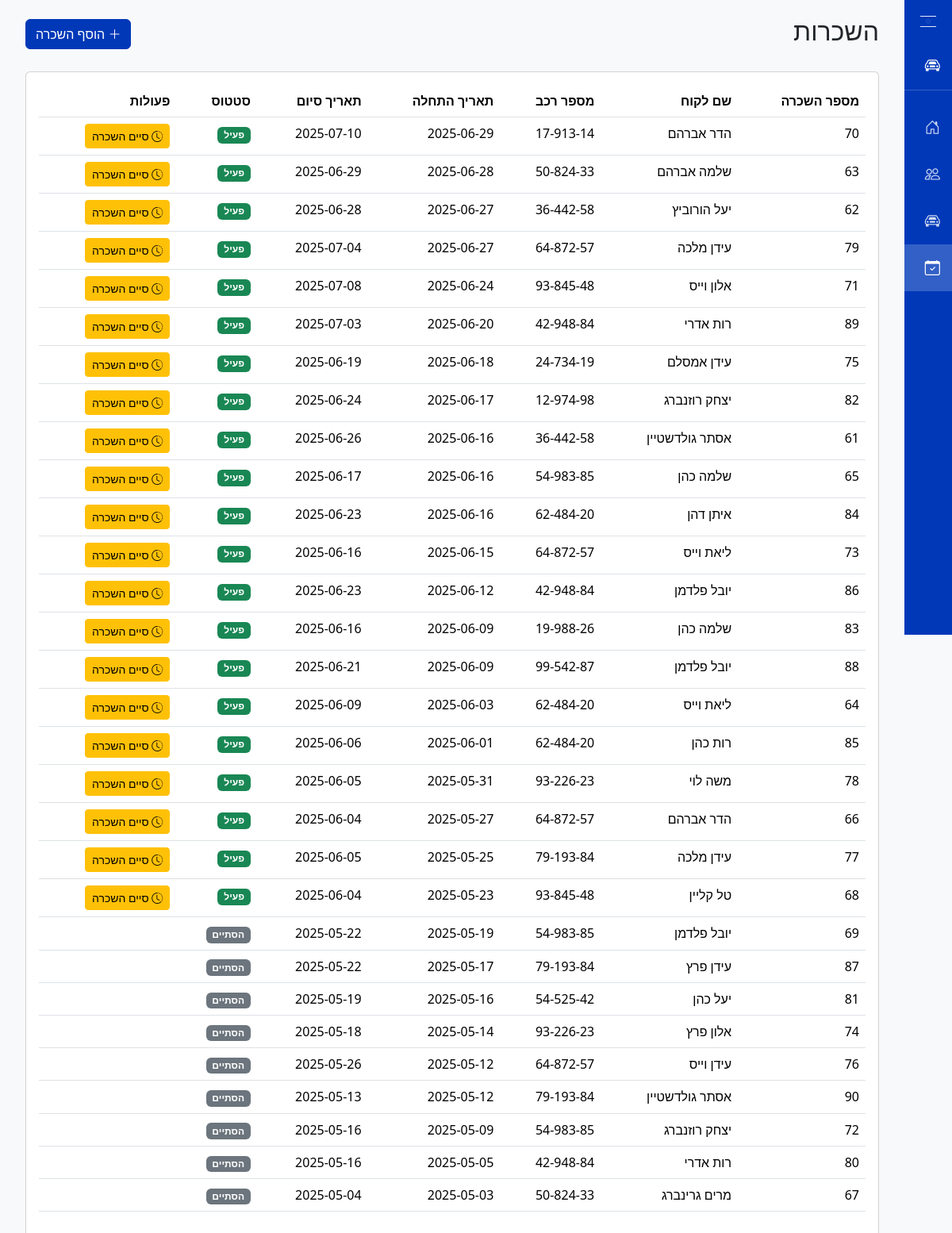
The page /rentals on the database its author committed.
### tables this page shows
CREATE TABLE Rental (
    rentalId INTEGER PRIMARY KEY AUTOINCREMENT,
    customerId TEXT,
    vehicleId TEXT,
    startDate DATE NOT NULL,
    endDate DATE NOT NULL,
    totalPrice FLOAT,
    status TEXT DEFAULT 'active' CHECK (status IN ('active', 'completed', 'pending')),
    FOREIGN KEY (customerId) REFERENCES Customer(id),
    FOREIGN KEY (vehicleId) REFERENCES Vehicle(licensePlate)
);

CREATE TABLE Customer (
    id TEXT PRIMARY KEY,
    name TEXT NOT NULL,
    phone TEXT,
    email TEXT
);

CREATE TABLE Vehicle (
    licensePlate TEXT PRIMARY KEY,
    brand TEXT NOT NULL,
    model TEXT NOT NULL,
    status TEXT DEFAULT 'available' CHECK (status IN ('available', 'rented'))
);

### app.py (the view)
@app.route('/rentals')
def rentals():
    rentals_list = get_rentals()
    today = date.today().isoformat()
    return render_template('rentals.html', rentals=rentals_list, today=today)

### app.py (called while the page is built)
def get_rentals():
    conn = sqlite3.connect("rental_system.db")
    c = conn.cursor()
    c.execute("""
        SELECT r.rentalId, c.name, v.licensePlate, r.startDate, r.endDate
        FROM Rental r
        JOIN Customer c ON r.customerId = c.id
        JOIN Vehicle v ON r.vehicleId = v.licensePlate
        ORDER BY r.startDate DESC
    """)
    rentals = c.fetchall()
    conn.close()
    return rentals

### templates/rentals.html (shortened to what this page needs)
{% extends "layout.html" %}
{% block content %}
<div class="row mb-4">
    <div class="col-12">
        <div class="d-flex justify-content-between align-items-center">
            <h2>השכרות</h2>
            <button type="button" class="btn btn-primary" data-bs-toggle="modal" data-bs-target="#addRentalModal">
                <i class="bi bi-plus-lg"></i> הוסף השכרה
            </button>
        </div>
    </div>
</div>
<div class="row">
    <div class="col-12">
        <div class="card">
            <div class="card-body">
                <div class="table-responsive">
                    <table class="table">
                        <thead>
                            <tr>
                                <th>מספר השכרה</th>
                                <th>שם לקוח</th>
                                <th>מספר רכב</th>
                                <th>תאריך התחלה</th>
                                <th>תאריך סיום</th>
                                <th>סטטוס</th>
                                <th>פעולות</th>
                            </tr>
                        </thead>
                        <tbody>
                            {% for rental in rentals %}
                            <tr>
                                <td>{{ rental[0] }}</td>
                                <td>{{ rental[1] }}</td>
                                <td>{{ rental[2] }}</td>
                                <td>{{ rental[3] }}</td>
                                <td>{{ rental[4] }}</td>
                                <td>
                                    <span class="badge {% if rental[4] >= today %}bg-success{% else %}bg-secondary{% endif %}">
                                        {{ 'פעיל' if rental[4] >= today else 'הסתיים' }}
                                    </span>
                                </td>
                                <td>
                                    {% if rental[4] >= today %}
                                    <form action="{{ url_for('end_rental') }}" method="POST" style="display: inline;">
                                        <button type="submit" class="btn btn-sm btn-warning" onclick="return confirm('האם אתה בטוח שברצונך לסיים השכרה זו?')">
                                            <i class="bi bi-clock-history"></i> סיים השכרה
                                        </button>
                                    </form>
                                    {% endif %}
                                </td>
                            </tr>
                            {% endfor %}
                        </tbody>
                    </table>
                </div>
            </div>
        </div>
    </div>
</div>
{% endblock %}

### templates/layout.html (style rules this page uses)
:root { --israel-blue: #0038B8; }
body { min-height: 100vh; background-color: #f8f9fa; }
.btn-primary { background-color: var(--israel-blue); border-color: var(--israel-blue); }

### rows shown on the page
Rental: rentalId "70", name "הדר אברהם", licensePlate "17-913-14", startDate "2025-06-29", endDate "2025-07-10", endDate "פעיל"
Rental: rentalId "63", name "שלמה אברהם", licensePlate "50-824-33", startDate "2025-06-28", endDate "2025-06-29", endDate "פעיל"
Rental: rentalId "62", name "יעל הורוביץ", licensePlate "36-442-58", startDate "2025-06-27", endDate "2025-06-28", endDate "פעיל"
Rental: rentalId "79", name "עידן מלכה", licensePlate "64-872-57", startDate "2025-06-27", endDate "2025-07-04", endDate "פעיל"
Rental: rentalId "71", name "אלון וייס", licensePlate "93-845-48", startDate "2025-06-24", endDate "2025-07-08", endDate "פעיל"
Rental: rentalId "89", name "רות אדרי", licensePlate "42-948-84", startDate "2025-06-20", endDate "2025-07-03", endDate "פעיל"
Rental: rentalId "75", name "עידן אמסלם", licensePlate "24-734-19", startDate "2025-06-18", endDate "2025-06-19", endDate "פעיל"
Rental: rentalId "82", name "יצחק רוזנברג", licensePlate "12-974-98", startDate "2025-06-17", endDate "2025-06-24", endDate "פעיל"
Rental: rentalId "61", name "אסתר גולדשטיין", licensePlate "36-442-58", startDate "2025-06-16", endDate "2025-06-26", endDate "פעיל"
Rental: rentalId "65", name "שלמה כהן", licensePlate "54-983-85", startDate "2025-06-16", endDate "2025-06-17", endDate "פעיל"
Rental: rentalId "84", name "איתן דהן", licensePlate "62-484-20", startDate "2025-06-16", endDate "2025-06-23", endDate "פעיל"
Rental: rentalId "73", name "ליאת וייס", licensePlate "64-872-57", startDate "2025-06-15", endDate "2025-06-16", endDate "פעיל"
Rental: rentalId "86", name "יובל פלדמן", licensePlate "42-948-84", startDate "2025-06-12", endDate "2025-06-23", endDate "פעיל"
Rental: rentalId "83", name "שלמה כהן", licensePlate "19-988-26", startDate "2025-06-09", endDate "2025-06-16", endDate "פעיל"
Rental: rentalId "88", name "יובל פלדמן", licensePlate "99-542-87", startDate "2025-06-09", endDate "2025-06-21", endDate "פעיל"
Rental: rentalId "64", name "ליאת וייס", licensePlate "62-484-20", startDate "2025-06-03", endDate "2025-06-09", endDate "פעיל"
Rental: rentalId "85", name "רות כהן", licensePlate "62-484-20", startDate "2025-06-01", endDate "2025-06-06", endDate "פעיל"
Rental: rentalId "78", name "משה לוי", licensePlate "93-226-23", startDate "2025-05-31", endDate "2025-06-05", endDate "פעיל"
Rental: rentalId "66", name "הדר אברהם", licensePlate "64-872-57", startDate "2025-05-27", endDate "2025-06-04", endDate "פעיל"
Rental: rentalId "77", name "עידן מלכה", licensePlate "79-193-84", startDate "2025-05-25", endDate "2025-06-05", endDate "פעיל"
Rental: rentalId "68", name "טל קליין", licensePlate "93-845-48", startDate "2025-05-23", endDate "2025-06-04", endDate "פעיל"
Rental: rentalId "69", name "יובל פלדמן", licensePlate "54-983-85", startDate "2025-05-19", endDate "2025-05-22", endDate "הסתיים"
Rental: rentalId "87", name "עידן פרץ", licensePlate "79-193-84", startDate "2025-05-17", endDate "2025-05-22", endDate "הסתיים"
Rental: rentalId "81", name "יעל כהן", licensePlate "54-525-42", startDate "2025-05-16", endDate "2025-05-19", endDate "הסתיים"
Rental: rentalId "74", name "אלון פרץ", licensePlate "93-226-23", startDate "2025-05-14", endDate "2025-05-18", endDate "הסתיים"
Rental: rentalId "76", name "עידן וייס", licensePlate "64-872-57", startDate "2025-05-12", endDate "2025-05-26", endDate "הסתיים"
Rental: rentalId "90", name "אסתר גולדשטיין", licensePlate "79-193-84", startDate "2025-05-12", endDate "2025-05-13", endDate "הסתיים"
Rental: rentalId "72", name "יצחק רוזנברג", licensePlate "54-983-85", startDate "2025-05-09", endDate "2025-05-16", endDate "הסתיים"
Rental: rentalId "80", name "רות אדרי", licensePlate "42-948-84", startDate "2025-05-05", endDate "2025-05-16", endDate "הסתיים"
Rental: rentalId "67", name "מרים גרינברג", licensePlate "50-824-33", startDate "2025-05-03", endDate "2025-05-04", endDate "הסתיים"
